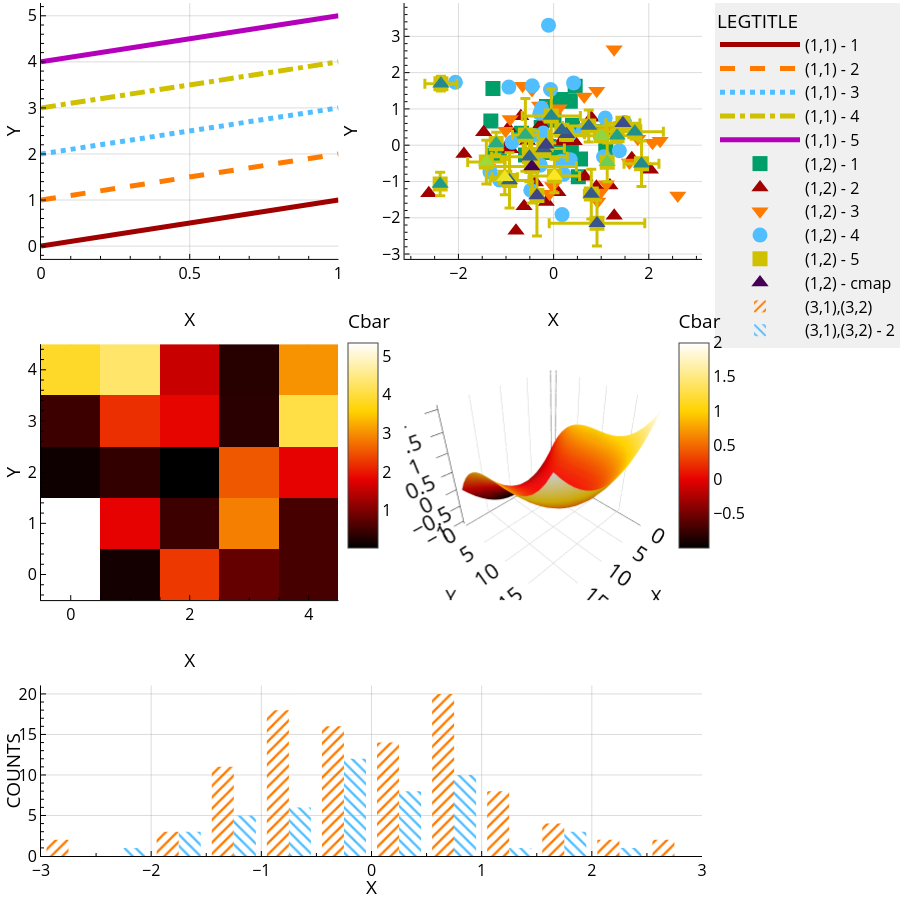

Notebook code for this chart:
### Markdown cell above
## `lust("light","cycle")`

### Code cell
importlib.reload(alstps)
colorway, ls, markers, cmap, hatches = alstps.lust("light","cycle")
print(pio.templates)
style_testplot()
